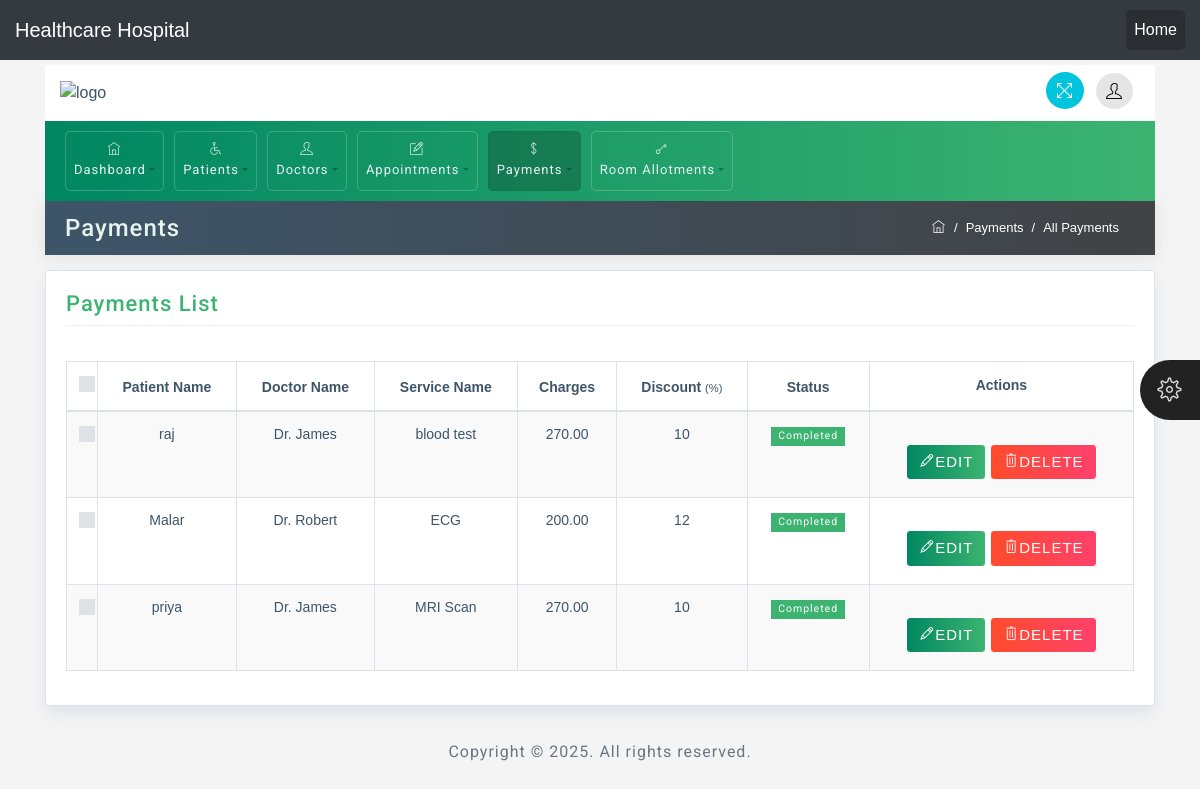
Screenshot of /all-payments/ (signed in) with the database file from the repository.
### app/models.py (models this page shows, shortened)
class Payment(models.Model):
    patient = models.ForeignKey(Patient, on_delete=models.CASCADE)
    department = models.CharField(max_length=100)
    doctor = models.ForeignKey(Doctor, on_delete=models.CASCADE)
    admission_date = models.DateField()
    discharge_date = models.DateField()
    services = models.ManyToManyField(Service)
    discount = models.PositiveIntegerField()  # Discount percentage
    paid = models.DecimalField(max_digits=10, decimal_places=2)
    payment_type = models.CharField(max_length=50, choices=[('Check', 'Check'), ('Card', 'Card'),('Cash', 'Cash')])
    card_check_number = models.CharField(max_length=50, blank=True, null=True)  # Optional

class Patient(models.Model):
    patient_id = models.CharField(max_length=10, unique=True, blank=True, null=True)
    name = models.CharField(max_length=100)
    date_of_birth = models.DateField()
    age = models.PositiveIntegerField()
    phone = models.CharField(max_length=15)
    email = models.EmailField()
    gender = models.CharField(max_length=10, choices=[('Male', 'Male'), ('Female', 'Female')])
    address = models.TextField()
    assigned_doctor = models.ForeignKey('Doctor', on_delete=models.SET_NULL, null=True, blank=True)

class Doctor(models.Model):
    AVAILABILITY_CHOICES = [
        ('Available', 'Available'),
        ('Not Available', 'Not Available'),
    ]
    name = models.CharField(max_length=100)
    date_of_birth = models.DateField()
    specialization = models.CharField(max_length=100)
    experience = models.PositiveIntegerField()  # Years of experience
    age = models.PositiveIntegerField()
    phone = models.CharField(max_length=15)
    email = models.EmailField()
    gender = models.CharField(max_length=10, choices=[('Male', 'Male'), ('Female', 'Female')])
    address = models.TextField()
    availability = models.CharField(max_length=20, choices=AVAILABILITY_CHOICES, default='Available')

class Service(models.Model):
    name = models.CharField(max_length=100)
    cost_of_treatment = models.DecimalField(max_digits=10, decimal_places=2)
    def __str__(self):
        return self.name

### app/views.py (the view)
# urls.py: path('all-payments/', views.all_payments, name='all-payments'),
@login_required
def all_payments(request):
    patients = Patient.objects.all()
    services = Service.objects.all()
    payments = Payment.objects.all()
    departments = Appointment.DEPARTMENTS
    doctors = Doctor.objects.all()
    doctor_list = list(doctors.values('id', 'name'))  # Include only necessary fields
    return render(request, 'payments.html', {'patients':patients,'active_page': 'payments','payments': payments,'services':services,'departments':departments,'doctor_list':doctor_list})

### app/templates/payments.html (shortened to what this page needs)
<!DOCTYPE html>
<html>
	{% load static %}
<head>
	<link rel="stylesheet" href="{% static 'css/bootstrap.min.css' %}">
	<link rel="stylesheet" href="{% static 'css/themify-icons.css' %}">
	<link rel="stylesheet" href="{% static 'css/animate.css' %}">
	<link rel="stylesheet" href="{% static 'css/styles.css' %}">
	<link rel="stylesheet" href="{% static 'css/green.css' %}" id="style_theme">
	<link rel="stylesheet" href="{% static 'css/responsive.css' %}">
	<link rel="stylesheet" href="{% static 'charts/css/morris.css' %}">
	<link rel="stylesheet" href="{% static 'css/jquery-jvectormap.css' %}">
	<link rel="stylesheet" href="https://code.jquery.com/ui/1.12.1/themes/smoothness/jquery-ui.css">
</head>
<body>
	<nav class="navbar navbar-expand-lg navbar-dark bg-dark">
		<a class="navbar-brand" href="#">Healthcare Hospital</a>
		<div class="collapse navbar-collapse" id="navbarNav">
		  <ul class="navbar-nav ml-auto">
			<li class="nav-item active">
			  <a class="nav-link" href="{% url 'home' %}">Home</a>
			</li>
		  </ul>
		</div>
	  </nav>
	<div class="theme-settings" id="switcher">
		<span class="theme-click">
			<span class="ti-settings"></span>
		</span>
	</div>
	<div class="wrapper">
		<div id="content">
			<div class="container top-brand">
				<nav class="navbar navbar-default">
					<div class="navbar-header">
						<div class="sidebar-header"> <a href="{%url 'index'%}"><img src="{% static 'images/logo-dark.png' %}" class="logo" alt="logo"></a>
						</div>
					</div>
					<ul class="nav justify-content-end">
						<li class="nav-item">
							<a class="nav-link">
								<span title="Fullscreen" class="ti-fullscreen fullscreen"></span>
							</a>
						</li>
						<li class="nav-item">
							<a class="nav-link dropdown-toggle" data-toggle="dropdown" href="#" role="button" aria-haspopup="true"
							 aria-expanded="false">
								<span class="ti-user"></span>
							</a>
						</li>
					</ul>
				</nav>
			</div>
				<div class="container menu-nav">
					{% include 'nav.html' %}
				</div>
				<div class="container mt-0">
					<div class="row breadcrumb-bar">
						<div class="col-md-6">
							<h3 class="block-title">Payments</h3>
						</div>
						<div class="col-md-6">
							<ol class="breadcrumb">
								<li class="breadcrumb-item">
									<a href="{%url 'index'%}">
										<span class="ti-home"></span>
									</a>
								</li>
								<li class="breadcrumb-item">Payments</li>
								<li class="breadcrumb-item active">All Payments</li>
							</ol>
						</div>
					</div>
				</div>
			<div class="container">
				<div class="row">
					<div class="col-md-12">
						<div class="widget-area-2 proclinic-box-shadow">
							<h3 class="widget-title">Payments List</h3>
							<div class="table-responsive mb-3">
								<table id="tableId" class="table table-bordered table-striped">
									<thead>
										<tr>
											<th class="no-sort">
												<div class="custom-control custom-checkbox">
												</div>
											</th>
											<th>Patient Name</th>
											<th>Doctor Name</th>
											<th>Service Name</th>
											<th>Charges</th>
											<th>Discount <small>(%)</small></th>
											<th>Status</th>
											<th class="text-center align-middle">Actions</th>
										</tr>
									</thead>
                                    <tbody>
										{% for payment in payments %}
										<tr>
											<td>
												<div class="custom-control custom-checkbox">
												</div>
											</td>
											<td>{{ payment.patient.name }}</td>
											<td>{{ payment.doctor.name }}</td>
											<td> {% for service in payment.services.all %}{{ service }}<br/>{% endfor %} </td>
											<td>{{ payment.paid }}</td>
											<td>{{ payment.discount }}</td>
											<td>
												<span class="badge badge-success">Completed</span>
											</td>
											<td class="text-center align-middle">
												<button class="btn btn-primary edit-btn" data-id="{{ payment.id }}">
													<span class="ti-pencil"></span>EDIT
												</button>
												<button class="btn btn-danger delete-btn" data-id="{{ payment.id }}">
													<span class="ti-trash"></span>DELETE
												</button>
											</td>
										</tr>
										{% endfor %}
									</tbody>
                                </table>
						</div>
						</div>
					</div>
				</div>
			</div>
			</div>
			<div class="container">
				<div class="d-sm-flex justify-content-center">
				  <span class="text-muted text-center d-block d-sm-inline-block">Copyright © 2025. All rights reserved.</span>
				</div>
			</div>
		</div>
</body>
</html>

### app/static/app/css/styles.css (style rules this page uses)
body { font-family: 'Open Sans', sans-serif; background-color: #E7F3ED; color: #3e5569; }
body { font-family: Arial, sans-serif; background-color: #f4f4f4; margin: 0; padding: 0; }
nav { background-color: #e9ecef; }
.navbar-nav .nav-item .nav-link { color: #e7eff7; }
table { width: 100%; margin-top: 20px; }
th, td { padding: 10px; text-align: center; }
button { margin-top: 20px; }
h1, h2, h3, h4, h5, h6, span, .menu-nav { font-family: 'Roboto', sans-serif; letter-spacing: 1px; }
a, a:hover, a:focus { color: inherit; text-decoration: none; transition: all 0.3s; }
.navbar { padding: 10px 15px; background: #fff; border: none; border-radius: 0; }
.breadcrumb { border-radius: 0; margin-bottom: 0; float: right; border-radius: 20px; background-color: transparent; }
.breadcrumb-bar { background: #3e5569; background: -webkit-linear-gradient(to left, #414345, #3e5569); background: linear-gradient(to left, #414345, #3e5569); margin-left: 0px !important; margin-right: 0px !important; padding: 5px 20px; -webkit-box-shadow: 0px 1px 15px 1px rgba(69,65,78,0.1); box-shadow: 0px 1px 15px 1px rgba(69,65,78,0.1); color: #fff; border: 0px solid; }
.breadcrumb-item { color: #ffffff; font-size: 13px; }
.breadcrumb-item.active { color: #ffffff; font-size: 13px; }
.breadcrumb-item+.breadcrumb-item::before { color: #ffffff; }
.breadcrumb-bar div[class*="col-"] { padding-right: 0px; padding-left: 0px; }
.badge { padding: .4em .7em; border-radius: 0; font-weight: 400; }
.table td, .table th { padding: .75rem; }
#content { padding-top: 5px; padding-bottom: 15px; transition: all 0.3s; width: 100%; }
.text-muted { color: #6c757d!important; padding-top: 20px; }
.proclinic-box-shadow { border-radius: 0; border: 0; -webkit-box-shadow: 0 0 0 1px #dce3ec, 0 8px 16px 0 #dce3ec; box-shadow: 0 0 0 1px #dce3ec, 0 8px 16px 0 #dce3ec; background: #fff; margin-top: 20px; }
div[class*="col-"] { padding-right: 6px; padding-left: 6px; }
.badge-success, .bg-success { background-color: #3CB371 !important; }
.table-striped tbody tr:nth-of-type(odd) { background-color: rgba(61,79,90,.03); }
.table .custom-control.custom-checkbox { padding-left: 0; }
table.table tbody td, table.table thead th { font-size: 14px; }
#switcher { position: fixed; bottom: 45%; right: -130px; width: 130px; background-color: #404040; color: #ffffff; z-index: 9999; font-size: 15px; padding-bottom: 20px; -webkit-transition: all 0.6s ease; transition: all 0.6s ease; height: 80px; }
#switcher .theme-click { display: block; position: absolute; padding: 8px; width: 60px; height: 60px; line-height: 48px; color: #ffffff; font-size: 24px; background-color: #222; text-align: center; left: -60px; top: 0; cursor: pointer; z-index: 2; border-radius: 30px 0 0 30px; }
#switcher .theme-click .ti-settings { color: #ddd; }
li.nav-item.active { background: rgba(0,0,0,.2); border-radius: 5px; }
.navbar-default .dropdown-toggle::after { display: none; }
.navbar-default .ti-announcement, .navbar-default .ti-user, .navbar-default .ti-search { padding: 10px; border-radius: 50%; color: #000; }
.navbar-default .ti-user, .navbar-default .ti-announcement, .navbar-default .ti-search { background: rgba(0,0,0,.1); }
.top-brand .nav-link { padding: 6px; cursor: pointer; }
.navbar .nav .nav-item:last-child .nav-link { padding-right: 7px; }
.fullscreen { padding: 10px; font-size: 17px; cursor: pointer; background: #00c5dc; color: #fff; border-radius: 50%; margin-left: 10px; }
h3.block-title { background: transparent; margin: 4px auto; color: #E7F3ED; }
.widget-area-2 { background: #fff; margin-top: 1rem; padding: 20px; padding-bottom: 2px; border-radius: 2px; }
.widget-title { font-size: 22px; padding-bottom: .5rem; margin-bottom: 15px; border-bottom: 1px solid #eeeeee; }
.btn { margin-bottom: 5px; font-size: 15px; letter-spacing: 1px; }
.btn-danger { background: #FF416C; background: -webkit-linear-gradient(to right, #FF4B2B, #FF416C); background: linear-gradient(to right, #FF4B2B, #FF416C); border-color: #fff; }
.block-title { -ms-flex: 1 1 auto; flex: 1 1 auto; min-height: 1.75rem; font-size: 1.5rem; line-height: 1.5; }

### app/static/app/css/green.css (style rules this page uses)
.btn-primary { background: #3CB371; background: -webkit-linear-gradient(to right, #008761, #3CB371); background: linear-gradient(to right, #008761, #3CB371); border-color: #ffffff; }
.widget-title { color: #3CB371; }

### app/static/app/css/responsive.css (style rules this page uses)
@media (min-width: 992px) { .row { margin-right: -5px; margin-left: -5px; } }

### rows the page displays
Payment: patient.name "raj", doctor.name "Dr. James", paid "270.00", discount "10"
Service: name "blood test"
Payment: patient.name "Malar", doctor.name "Dr. Robert", paid "200.00", discount "12"
Service: name "ECG"
Payment: patient.name "priya", doctor.name "Dr. James", paid "270.00", discount "10"
Service: name "MRI Scan"
